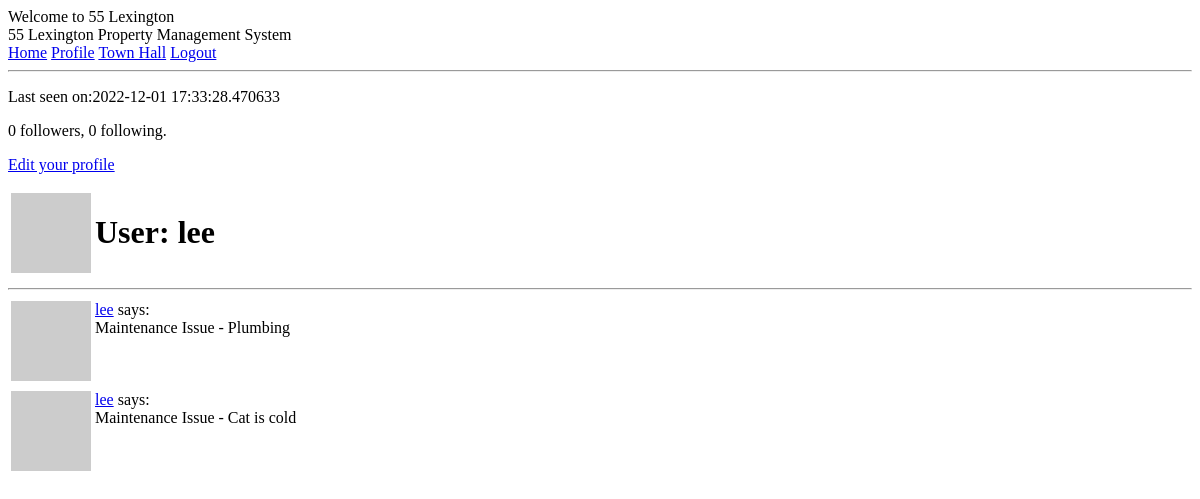
/user/lee (signed in), run on an earlier commit of the app's database.
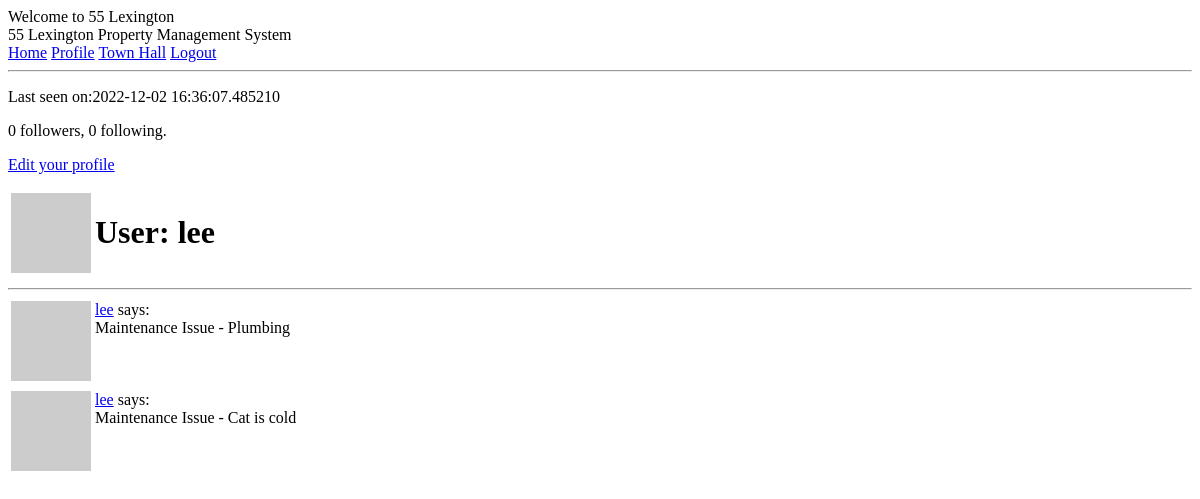
And on a later commit of the database.
### app/models.py (models this page shows, shortened)
class User(UserMixin, db.Model):
    id = db.Column(db.Integer, primary_key = True)
    username = db.Column(db.String(64), index = True, unique = True)
    email = db.Column(db.String(120), index = True, unique = True)
    password_hash = db.Column(db.String(128))
    posts = db.relationship('Post', backref='author', lazy='dynamic')
    about_me = db.Column(db.String(140))
    last_seen = db.Column(db.DateTime, default=datetime.utcnow)
    followed = db.relationship('User', secondary=followers, primaryjoin=(followers.c.follower_id == id), secondaryjoin=(followers.c.followed_id == id), backref=db.backref('followers',lazy='dynamic'), lazy='dynamic')
    def avatar(self, size):
        digest = md5(self.email.lower().encode('utf-8')).hexdigest()
        return 'https://www.gravatar.com/avatar/{}?d=identicon&s={}'.format(digest, size)

### app/routes.py (the view)
@app.route('/user/<username>')
@login_required
def user(username):
    user = User.query.filter_by(username=username).first_or_404()
    form = EmptyForm()
    posts = [
        {'author':user, 'body':'Maintenance Issue - Plumbing'},
        {'author':user, 'body':'Maintenance Issue - Cat is cold'}
    ]
    return render_template('user.html', user = user, posts = posts, form = form)

### app/models.py (called while the page is built)
@login.user_loader
def load_user(id):
    return User.query.get(int(id))

### app/routes.py (called while the page is built)
@app.before_request
def before_request():
    if current_user.is_authenticated:
        current_user.last_seen = datetime.utcnow()
        db.session.commit()

### app/templates/user.html (shortened to what this page needs)
{% extends "base.html" %}
{% block content %}
    <table>
        <tr valign="top">
            <td><img src="{{ user.avatar(128) }}"></td>
            <td>
                <h1>User: {{ user.username }}</h1></td>
                {% if user.last_seen %}<p>Last seen on:{{ user.last_seen }}</p>{% endif %}
                <p>{{ user.followers.count() }} followers, {{ user.followed.count() }} following.</p>
        {% if user == current_user %}
        <p><a href="{{ url_for('edit_profile') }}">Edit your profile</a></p>
        {% endif %}
    </table>
    <hr>
    {% for post in posts %}
        {% include '_post.html' %}
    {% endfor %}
{% endblock %}

### app/templates/base.html (shortened to what this page needs)
<!DOCTYPE html>
<html>
<head>
</head>
<body>
    <div>55 Lexington Property Management System
        <br>
        <a href = "{{ url_for('index') }}">Home</a>
        {%  if current_user.is_anonymous %}
        <a href = "{{ url_for('login') }}">Login</a>
        {% else %}
        <a href = "{{ url_for('user', username = current_user.username) }}">Profile</a>
        <a href="{{ url_for('townhall') }}">Town Hall</a>
        <a href = "{{ url_for('logout') }}">Logout</a>
        {% endif %}
    </div>
    <hr>
{% block content %} {% endblock %}
</body>
</html>

### app/templates/_post.html
<table>
    <tr valign="top">
        <td><img src="{{ post.author.avatar(36) }}"></td>
        <td>
            <a href ="{{url_for('user', username = post.author.username) }}">{{ post.author.username }}</a>
            says:<br>{{ post.body }}</td>
    </tr>
</table>

What changed in the data, as far as the page shows it:
changed User "lee": last_seen "2022-12-01 17:33:28.470633" → "2022-12-02 16:36:07.485210"
